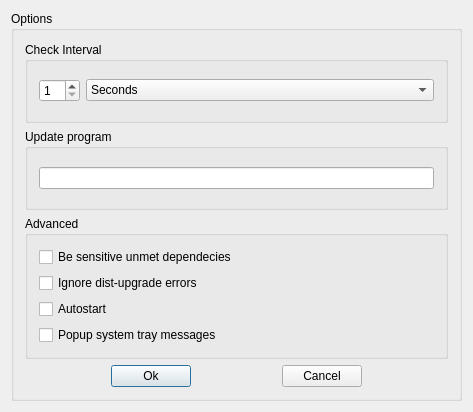
<?xml version="1.0" encoding="UTF-8"?>
<ui version="4.0">
 <author>Sergey V Turchin &lt;zerg@altlinux.org&gt;</author>
 <class>ConfigDialogUI</class>
 <widget class="QDialog" name="ConfigDialogUI">
  <property name="geometry">
   <rect>
    <x>0</x>
    <y>0</y>
    <width>473</width>
    <height>412</height>
   </rect>
  </property>
  <property name="windowTitle">
   <string>Configuration</string>
  </property>
  <layout class="QGridLayout">
   <item row="0" column="0">
    <widget class="QGroupBox" name="groupBox1">
     <property name="title">
      <string>Options</string>
     </property>
     <layout class="QGridLayout" name="gridLayout_4">
      <item row="0" column="0" colspan="5">
       <widget class="QGroupBox" name="groupBox3">
        <property name="title">
         <string>Check Interval</string>
        </property>
        <layout class="QGridLayout" name="gridLayout_2">
         <item row="0" column="0">
          <widget class="QSpinBox" name="timesSpinBox">
           <property name="sizePolicy">
            <sizepolicy hsizetype="Minimum" vsizetype="Fixed">
             <horstretch>0</horstretch>
             <verstretch>0</verstretch>
            </sizepolicy>
           </property>
           <property name="minimum">
            <number>1</number>
           </property>
           <property name="value">
            <number>1</number>
           </property>
          </widget>
         </item>
         <item row="0" column="1">
          <widget class="QComboBox" name="periodComboBox">
           <property name="sizePolicy">
            <sizepolicy hsizetype="MinimumExpanding" vsizetype="Fixed">
             <horstretch>0</horstretch>
             <verstretch>0</verstretch>
            </sizepolicy>
           </property>
           <item>
            <property name="text">
             <string>Seconds</string>
            </property>
           </item>
           <item>
            <property name="text">
             <string>Minutes</string>
            </property>
           </item>
           <item>
            <property name="text">
             <string>Hours</string>
            </property>
           </item>
           <item>
            <property name="text">
             <string>Days</string>
            </property>
           </item>
           <item>
            <property name="text">
             <string>Weeks</string>
            </property>
           </item>
           <item>
            <property name="text">
             <string>Months</string>
            </property>
           </item>
          </widget>
         </item>
        </layout>
       </widget>
      </item>
      <item row="1" column="0" colspan="5">
       <widget class="QGroupBox" name="groupBox5">
        <property name="title">
         <string>Update program</string>
        </property>
        <layout class="QGridLayout" name="gridLayout_0">
         <item row="0" column="0">
          <widget class="QLineEdit" name="pathLineEdit">
           <property name="sizePolicy">
            <sizepolicy hsizetype="Expanding" vsizetype="Fixed">
             <horstretch>0</horstretch>
             <verstretch>0</verstretch>
            </sizepolicy>
           </property>
           <property name="toolTip">
            <string>Format: upgrade command:repo config command:/check/file/exists1,/check/file/exists2;command2:/path/1,/path/2,/path/3</string>
           </property>
           <property name="text">
            <string/>
           </property>
          </widget>
         </item>
        </layout>
       </widget>
      </item>
      <item row="2" column="0" colspan="5">
       <widget class="QGroupBox" name="groupBox4">
        <property name="title">
         <string>Advanced</string>
        </property>
        <layout class="QVBoxLayout" name="verticalLayout">
         <item>
          <widget class="QCheckBox" name="showBrokenCheck">
           <property name="text">
            <string>Be sensitive unmet dependecies</string>
           </property>
          </widget>
         </item>
         <item>
          <widget class="QCheckBox" name="ignoreErrors">
           <property name="text">
            <string>Ignore dist-upgrade errors</string>
           </property>
          </widget>
         </item>
         <item>
          <widget class="QCheckBox" name="autostartCheck">
           <property name="text">
            <string>Autostart</string>
           </property>
          </widget>
         </item>
         <item>
          <widget class="QCheckBox" name="popupTrayCheck">
           <property name="text">
            <string>Popup system tray messages</string>
           </property>
          </widget>
         </item>
        </layout>
       </widget>
      </item>
      <item row="3" column="0">
       <spacer name="horizontalSpacer_2">
        <property name="orientation">
         <enum>Qt::Horizontal</enum>
        </property>
        <property name="sizeHint" stdset="0">
         <size>
          <width>40</width>
          <height>20</height>
         </size>
        </property>
       </spacer>
      </item>
      <item row="3" column="1">
       <widget class="QPushButton" name="okButton">
        <property name="text">
         <string>Ok</string>
        </property>
       </widget>
      </item>
      <item row="3" column="2">
       <spacer name="horizontalSpacer">
        <property name="orientation">
         <enum>Qt::Horizontal</enum>
        </property>
        <property name="sizeHint" stdset="0">
         <size>
          <width>40</width>
          <height>20</height>
         </size>
        </property>
       </spacer>
      </item>
      <item row="3" column="3">
       <widget class="QPushButton" name="cancelButton">
        <property name="text">
         <string>Cancel</string>
        </property>
       </widget>
      </item>
      <item row="3" column="4">
       <spacer name="horizontalSpacer_3">
        <property name="orientation">
         <enum>Qt::Horizontal</enum>
        </property>
        <property name="sizeHint" stdset="0">
         <size>
          <width>40</width>
          <height>20</height>
         </size>
        </property>
       </spacer>
      </item>
     </layout>
    </widget>
   </item>
  </layout>
 </widget>
 <layoutdefault spacing="6" margin="11"/>
 <pixmapfunction>QPixmap</pixmapfunction>
 <tabstops>
  <tabstop>timesSpinBox</tabstop>
  <tabstop>periodComboBox</tabstop>
  <tabstop>pathLineEdit</tabstop>
  <tabstop>showBrokenCheck</tabstop>
  <tabstop>ignoreErrors</tabstop>
  <tabstop>okButton</tabstop>
  <tabstop>cancelButton</tabstop>
 </tabstops>
 <resources/>
 <connections>
  <connection>
   <sender>okButton</sender>
   <signal>pressed()</signal>
   <receiver>ConfigDialogUI</receiver>
   <slot>accept()</slot>
   <hints>
    <hint type="sourcelabel">
     <x>20</x>
     <y>20</y>
    </hint>
    <hint type="destinationlabel">
     <x>20</x>
     <y>20</y>
    </hint>
   </hints>
  </connection>
  <connection>
   <sender>cancelButton</sender>
   <signal>pressed()</signal>
   <receiver>ConfigDialogUI</receiver>
   <slot>reject()</slot>
   <hints>
    <hint type="sourcelabel">
     <x>20</x>
     <y>20</y>
    </hint>
    <hint type="destinationlabel">
     <x>20</x>
     <y>20</y>
    </hint>
   </hints>
  </connection>
 </connections>
</ui>
